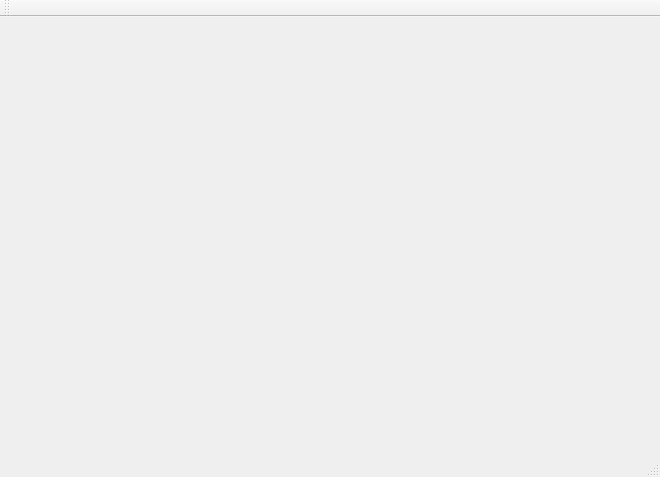
<?xml version="1.0" encoding="UTF-8"?>
<ui version="4.0">
 <class>MainWindow</class>
 <widget class="QMainWindow" name="MainWindow">
  <property name="geometry">
   <rect>
    <x>0</x>
    <y>0</y>
    <width>660</width>
    <height>477</height>
   </rect>
  </property>
  <property name="windowTitle">
   <string>MainWindow</string>
  </property>
  <widget class="QWidget" name="centralWidget"/>
  <widget class="QMenuBar" name="menuBar">
   <property name="geometry">
    <rect>
     <x>0</x>
     <y>0</y>
     <width>660</width>
     <height>21</height>
    </rect>
   </property>
  </widget>
  <widget class="QToolBar" name="mainToolBar">
   <attribute name="toolBarArea">
    <enum>TopToolBarArea</enum>
   </attribute>
   <attribute name="toolBarBreak">
    <bool>false</bool>
   </attribute>
  </widget>
  <widget class="QStatusBar" name="statusBar"/>
 </widget>
 <layoutdefault spacing="6" margin="11"/>
 <resources/>
 <connections/>
</ui>
